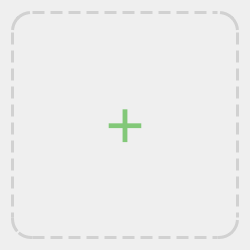
<?xml version="1.0" encoding="UTF-8"?>
<ui version="4.0">
 <class>AddButtonCardWidget</class>
 <widget class="QWidget" name="AddButtonCardWidget">
  <property name="geometry">
   <rect>
    <x>0</x>
    <y>0</y>
    <width>250</width>
    <height>250</height>
   </rect>
  </property>
  <property name="sizePolicy">
   <sizepolicy hsizetype="Fixed" vsizetype="Fixed">
    <horstretch>0</horstretch>
    <verstretch>0</verstretch>
   </sizepolicy>
  </property>
  <property name="windowTitle">
   <string>Form</string>
  </property>
  <property name="styleSheet">
   <string notr="true"/>
  </property>
  <layout class="QGridLayout" name="gridLayout_2">
   <item row="0" column="0">
    <widget class="QFrame" name="MainFrame">
     <property name="styleSheet">
      <string notr="true">#MainFrame {
    border: 3px dashed #D1D1D1;    /* 두께 3px, 점선(dashed), 연회색 */
    border-radius: 20px;           /* 모서리를 둥글게 */
    /*background-color: #F9F9F9;      아주 연한 회색 배경 */
}

#MainFrame:hover {
    border: 3px dashed #3498DB;    /* 테두리를 파란색으로 변경 */
    /*background-color: #F0F7FF;      배경을 아주 연한 파란색으로 */
}</string>
     </property>
     <property name="frameShape">
      <enum>QFrame::Shape::StyledPanel</enum>
     </property>
     <property name="frameShadow">
      <enum>QFrame::Shadow::Raised</enum>
     </property>
     <layout class="QGridLayout" name="gridLayout">
      <property name="leftMargin">
       <number>0</number>
      </property>
      <property name="topMargin">
       <number>0</number>
      </property>
      <property name="rightMargin">
       <number>0</number>
      </property>
      <property name="bottomMargin">
       <number>0</number>
      </property>
      <item row="0" column="0">
       <widget class="QLabel" name="PlusLabel">
        <property name="sizePolicy">
         <sizepolicy hsizetype="Preferred" vsizetype="Preferred">
          <horstretch>0</horstretch>
          <verstretch>0</verstretch>
         </sizepolicy>
        </property>
        <property name="font">
         <font>
          <pointsize>50</pointsize>
         </font>
        </property>
        <property name="styleSheet">
         <string notr="true">#PlusLabel{
color:rgb(130, 200, 120)
}</string>
        </property>
        <property name="text">
         <string>+</string>
        </property>
        <property name="alignment">
         <set>Qt::AlignmentFlag::AlignCenter</set>
        </property>
        <property name="margin">
         <number>-5</number>
        </property>
       </widget>
      </item>
     </layout>
    </widget>
   </item>
  </layout>
 </widget>
 <resources/>
 <connections/>
</ui>
